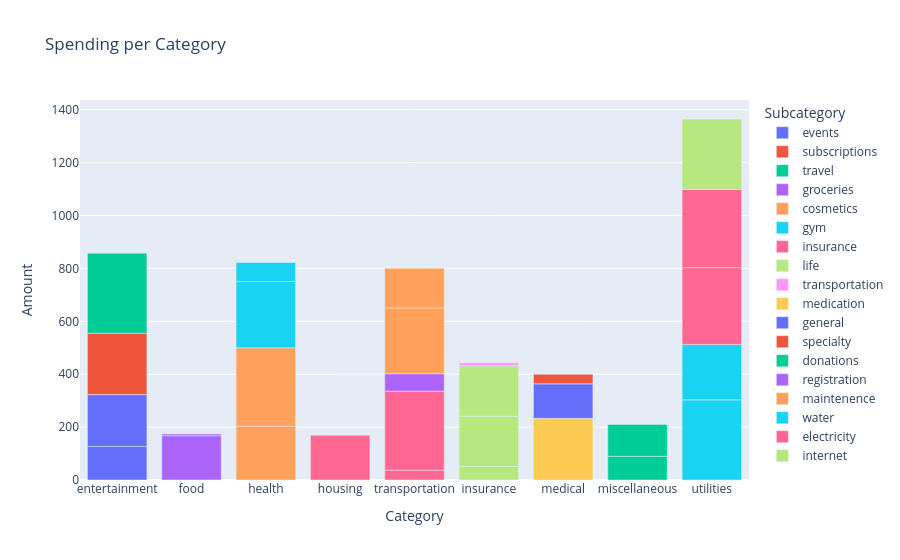

Write notebook code for a chart like this one.
### Code cell
category_bar_df = pd.read_sql_query(f'''
                  SELECT Purchases.Category, Purchases.Subcategory, Payments.Amount
                  FROM Purchases
                  JOIN Payments ON Purchases.PaymentID = Payments.PaymentID
                  WHERE Purchases.UserID = {userid}
                  ORDER BY Purchases.Category
                  ''', conn)

fig = px.bar(category_bar_df, x = "Category", y = "Amount", color = "Subcategory", title = "Spending per Category")
fig.show()

### Figure 1 — Plotly figure (JSON) as saved in the notebook; plotly's stock layout.template omitted (floating-point values rounded to 4 significant figures)
{"data": [{"hovertemplate": "Subcategory=events<br>Category=%{x}<br>Amount=%{y}<extra></extra>", "legendgroup": "events", "marker": {"color": "#636efa", "pattern": {"shape": ""}}, "name": "events", "orientation": "v", "showlegend": true, "textposition": "auto", "type": "bar", "x": ["entertainment", "entertainment"], "xaxis": "x", "y": [126.5, 196.3], "yaxis": "y"}, {"hovertemplate": "Subcategory=subscriptions<br>Category=%{x}<br>Amount=%{y}<extra></extra>", "legendgroup": "subscriptions", "marker": {"color": "#EF553B", "pattern": {"shape": ""}}, "name": "subscriptions", "orientation": "v", "showlegend": true, "textposition": "auto", "type": "bar", "x": ["entertainment"], "xaxis": "x", "y": [232.2], "yaxis": "y"}, {"hovertemplate": "Subcategory=travel<br>Category=%{x}<br>Amount=%{y}<extra></extra>", "legendgroup": "travel", "marker": {"color": "#00cc96", "pattern": {"shape": ""}}, "name": "travel", "orientation": "v", "showlegend": true, "textposition": "auto", "type": "bar", "x": ["entertainment"], "xaxis": "x", "y": [302.2], "yaxis": "y"}, {"hovertemplate": "Subcategory=groceries<br>Category=%{x}<br>Amount=%{y}<extra></extra>", "legendgroup": "groceries", "marker": {"color": "#ab63fa", "pattern": {"shape": ""}}, "name": "groceries", "orientation": "v", "showlegend": true, "textposition": "auto", "type": "bar", "x": ["food", "food"], "xaxis": "x", "y": [167.5, 6.65], "yaxis": "y"}, {"hovertemplate": "Subcategory=cosmetics<br>Category=%{x}<br>Amount=%{y}<extra></extra>", "legendgroup": "cosmetics", "marker": {"color": "#FFA15A", "pattern": {"shape": ""}}, "name": "cosmetics", "orientation": "v", "showlegend": true, "textposition": "auto", "type": "bar", "x": ["health", "health"], "xaxis": "x", "y": [203.6, 296.3], "yaxis": "y"}, {"hovertemplate": "Subcategory=gym<br>Category=%{x}<br>Amount=%{y}<extra></extra>", "legendgroup": "gym", "marker": {"color": "#19d3f3", "pattern": {"shape": ""}}, "name": "gym", "orientation": "v", "showlegend": true, "textposition": "auto", "type": "bar", "x": ["health", "health"], "xaxis": "x", "y": [250.7, 71.84], "yaxis": "y"}, {"hovertemplate": "Subcategory=insurance<br>Category=%{x}<br>Amount=%{y}<extra></extra>", "legendgroup": "insurance", "marker": {"color": "#FF6692", "pattern": {"shape": ""}}, "name": "insurance", "orientation": "v", "showlegend": true, "textposition": "auto", "type": "bar", "x": ["housing", "transportation", "transportation"], "xaxis": "x", "y": [169.0, 37.32, 298.9], "yaxis": "y"}, {"hovertemplate": "Subcategory=life<br>Category=%{x}<br>Amount=%{y}<extra></extra>", "legendgroup": "life", "marker": {"color": "#B6E880", "pattern": {"shape": ""}}, "name": "life", "orientation": "v", "showlegend": true, "textposition": "auto", "type": "bar", "x": ["insurance", "insurance", "insurance"], "xaxis": "x", "y": [51.25, 189.9, 190.8], "yaxis": "y"}, {"hovertemplate": "Subcategory=transportation<br>Category=%{x}<br>Amount=%{y}<extra></extra>", "legendgroup": "transportation", "marker": {"color": "#FF97FF", "pattern": {"shape": ""}}, "name": "transportation", "orientation": "v", "showlegend": true, "textposition": "auto", "type": "bar", "x": ["insurance"], "xaxis": "x", "y": [11.3], "yaxis": "y"}, {"hovertemplate": "Subcategory=medication<br>Category=%{x}<br>Amount=%{y}<extra></extra>", "legendgroup": "medication", "marker": {"color": "#FECB52", "pattern": {"shape": ""}}, "name": "medication", "orientation": "v", "showlegend": true, "textposition": "auto", "type": "bar", "x": ["medical"], "xaxis": "x", "y": [233.3], "yaxis": "y"}, {"hovertemplate": "Subcategory=general<br>Category=%{x}<br>Amount=%{y}<extra></extra>", "legendgroup": "general", "marker": {"color": "#636efa", "pattern": {"shape": ""}}, "name": "general", "orientation": "v", "showlegend": true, "textposition": "auto", "type": "bar", "x": ["medical"], "xaxis": "x", "y": [130.2], "yaxis": "y"}, {"hovertemplate": "Subcategory=specialty<br>Category=%{x}<br>Amount=%{y}<extra></extra>", "legendgroup": "specialty", "marker": {"color": "#EF553B", "pattern": {"shape": ""}}, "name": "specialty", "orientation": "v", "showlegend": true, "textposition": "auto", "type": "bar", "x": ["medical"], "xaxis": "x", "y": [36.22], "yaxis": "y"}, {"hovertemplate": "Subcategory=donations<br>Category=%{x}<br>Amount=%{y}<extra></extra>", "legendgroup": "donations", "marker": {"color": "#00cc96", "pattern": {"shape": ""}}, "name": "donations", "orientation": "v", "showlegend": true, "textposition": "auto", "type": "bar", "x": ["miscellaneous", "miscellaneous"], "xaxis": "x", "y": [89.6, 120.6], "yaxis": "y"}, {"hovertemplate": "Subcategory=registration<br>Category=%{x}<br>Amount=%{y}<extra></extra>", "legendgroup": "registration", "marker": {"color": "#ab63fa", "pattern": {"shape": ""}}, "name": "registration", "orientation": "v", "showlegend": true, "textposition": "auto", "type": "bar", "x": ["transportation"], "xaxis": "x", "y": [65.6], "yaxis": "y"}, {"hovertemplate": "Subcategory=maintenence<br>Category=%{x}<br>Amount=%{y}<extra></extra>", "legendgroup": "maintenence", "marker": {"color": "#FFA15A", "pattern": {"shape": ""}}, "name": "maintenence", "orientation": "v", "showlegend": true, "textposition": "auto", "type": "bar", "x": ["transportation", "transportation"], "xaxis": "x", "y": [248.6, 150.3], "yaxis": "y"}, {"hovertemplate": "Subcategory=water<br>Category=%{x}<br>Amount=%{y}<extra></extra>", "legendgroup": "water", "marker": {"color": "#19d3f3", "pattern": {"shape": ""}}, "name": "water", "orientation": "v", "showlegend": true, "textposition": "auto", "type": "bar", "x": ["utilities", "utilities"], "xaxis": "x", "y": [303.0, 209.8], "yaxis": "y"}, {"hovertemplate": "Subcategory=electricity<br>Category=%{x}<br>Amount=%{y}<extra></extra>", "legendgroup": "electricity", "marker": {"color": "#FF6692", "pattern": {"shape": ""}}, "name": "electricity", "orientation": "v", "showlegend": true, "textposition": "auto", "type": "bar", "x": ["utilities", "utilities"], "xaxis": "x", "y": [290.0, 295.9], "yaxis": "y"}, {"hovertemplate": "Subcategory=internet<br>Category=%{x}<br>Amount=%{y}<extra></extra>", "legendgroup": "internet", "marker": {"color": "#B6E880", "pattern": {"shape": ""}}, "name": "internet", "orientation": "v", "showlegend": true, "textposition": "auto", "type": "bar", "x": ["utilities"], "xaxis": "x", "y": [266.2], "yaxis": "y"}], "layout": {"barmode": "relative", "legend": {"title": {"text": "Subcategory"}, "tracegroupgap": 0}, "title": {"text": "Spending per Category"}, "xaxis": {"anchor": "y", "domain": [0, 1], "title": {"text": "Category"}}, "yaxis": {"anchor": "x", "domain": [0, 1], "title": {"text": "Amount"}}}}
